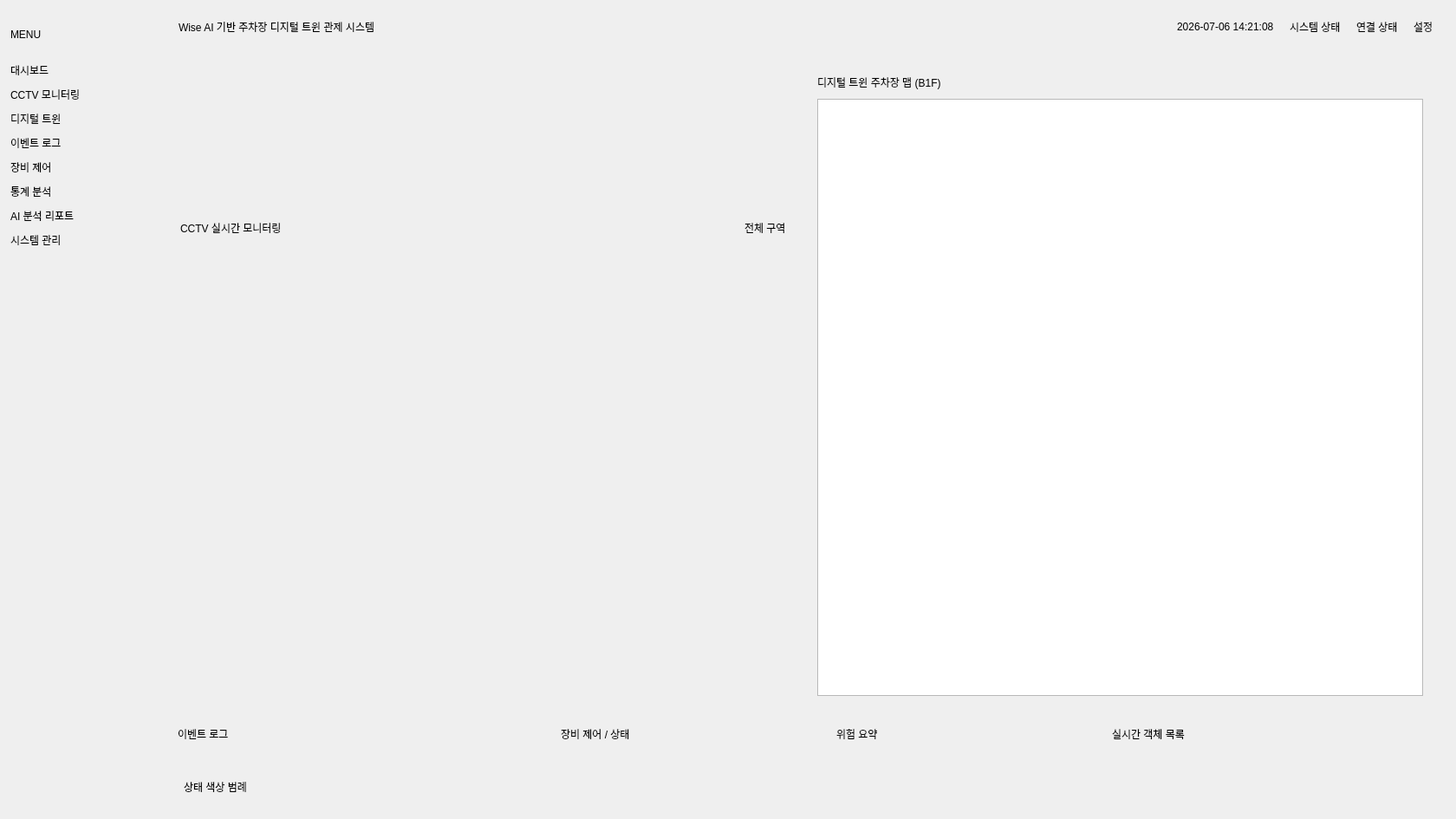
<?xml version="1.0" encoding="UTF-8"?>
<ui version="4.0">
 <class>MainWindow</class>
 <widget class="QMainWindow" name="MainWindow">
  <property name="geometry">
   <rect>
    <x>0</x>
    <y>0</y>
    <width>1680</width>
    <height>945</height>
   </rect>
  </property>
  <property name="minimumSize">
   <size>
    <width>1280</width>
    <height>720</height>
   </size>
  </property>
  <property name="windowTitle">
   <string>Wise AI Parking Safety Control</string>
  </property>
  <widget class="QWidget" name="centralwidget">
   <layout class="QHBoxLayout" name="rootLayout">
    <property name="spacing">
     <number>0</number>
    </property>
    <property name="leftMargin">
     <number>0</number>
    </property>
    <property name="topMargin">
     <number>0</number>
    </property>
    <property name="rightMargin">
     <number>0</number>
    </property>
    <property name="bottomMargin">
     <number>0</number>
    </property>
    <item>
     <widget class="QFrame" name="sidebarFrame">
      <property name="minimumSize">
       <size>
        <width>178</width>
        <height>0</height>
       </size>
      </property>
      <property name="maximumSize">
       <size>
        <width>178</width>
        <height>16777215</height>
       </size>
      </property>
      <layout class="QVBoxLayout" name="sidebarLayout">
       <property name="spacing">
        <number>10</number>
       </property>
       <property name="leftMargin">
        <number>12</number>
       </property>
       <property name="topMargin">
        <number>18</number>
       </property>
       <property name="rightMargin">
        <number>12</number>
       </property>
       <property name="bottomMargin">
        <number>14</number>
       </property>
       <item>
        <widget class="QLabel" name="menuIconLabel">
         <property name="minimumSize">
          <size>
           <width>0</width>
           <height>44</height>
          </size>
         </property>
         <property name="text">
          <string>MENU</string>
         </property>
        </widget>
       </item>
       <item>
        <widget class="QLabel" name="navDashboard">
         <property name="text">
          <string>대시보드</string>
         </property>
        </widget>
       </item>
       <item>
        <widget class="QLabel" name="navCctv">
         <property name="text">
          <string>CCTV 모니터링</string>
         </property>
        </widget>
       </item>
       <item>
        <widget class="QLabel" name="navTwin">
         <property name="text">
          <string>디지털 트윈</string>
         </property>
        </widget>
       </item>
       <item>
        <widget class="QLabel" name="navEvents">
         <property name="text">
          <string>이벤트 로그</string>
         </property>
        </widget>
       </item>
       <item>
        <widget class="QLabel" name="navControl">
         <property name="text">
          <string>장비 제어</string>
         </property>
        </widget>
       </item>
       <item>
        <widget class="QLabel" name="navStats">
         <property name="text">
          <string>통계 분석</string>
         </property>
        </widget>
       </item>
       <item>
        <widget class="QLabel" name="navReports">
         <property name="text">
          <string>AI 분석 리포트</string>
         </property>
        </widget>
       </item>
       <item>
        <widget class="QLabel" name="navSystem">
         <property name="text">
          <string>시스템 관리</string>
         </property>
        </widget>
       </item>
       <item>
        <spacer name="sidebarSpacer">
         <property name="orientation">
          <enum>Qt::Orientation::Vertical</enum>
         </property>
         <property name="sizeHint" stdset="0">
          <size>
           <width>20</width>
           <height>40</height>
          </size>
         </property>
        </spacer>
       </item>
      </layout>
     </widget>
    </item>
    <item>
     <layout class="QVBoxLayout" name="mainContentLayout">
      <property name="spacing">
       <number>14</number>
      </property>
      <property name="leftMargin">
       <number>18</number>
      </property>
      <property name="topMargin">
       <number>0</number>
      </property>
      <property name="rightMargin">
       <number>26</number>
      </property>
      <property name="bottomMargin">
       <number>14</number>
      </property>
      <item>
       <widget class="QFrame" name="topBarFrame">
        <property name="minimumSize">
         <size>
          <width>0</width>
          <height>62</height>
         </size>
        </property>
        <property name="maximumSize">
         <size>
          <width>16777215</width>
          <height>62</height>
         </size>
        </property>
        <layout class="QHBoxLayout" name="topBarLayout">
         <property name="spacing">
          <number>18</number>
         </property>
         <property name="leftMargin">
          <number>10</number>
         </property>
         <property name="topMargin">
          <number>0</number>
         </property>
         <property name="rightMargin">
          <number>0</number>
         </property>
         <property name="bottomMargin">
          <number>0</number>
         </property>
         <item>
          <widget class="QLabel" name="titleLabel">
           <property name="text">
            <string>Wise AI 기반 주차장 디지털 트윈 관제 시스템</string>
           </property>
          </widget>
         </item>
         <item>
          <spacer name="topSpacer">
           <property name="orientation">
            <enum>Qt::Orientation::Horizontal</enum>
           </property>
           <property name="sizeHint" stdset="0">
            <size>
             <width>40</width>
             <height>20</height>
            </size>
           </property>
          </spacer>
         </item>
         <item>
          <widget class="QLabel" name="dateLabel">
           <property name="text">
            <string>2026-07-06 14:21:08</string>
           </property>
          </widget>
         </item>
         <item>
          <widget class="QLabel" name="systemStatusLabel">
           <property name="text">
            <string>시스템 상태</string>
           </property>
          </widget>
         </item>
         <item>
          <widget class="QLabel" name="connectionStatusLabel">
           <property name="text">
            <string>연결 상태</string>
           </property>
          </widget>
         </item>
         <item>
          <widget class="QLabel" name="settingsLabel">
           <property name="text">
            <string>설정</string>
           </property>
          </widget>
         </item>
        </layout>
       </widget>
      </item>
      <item>
       <widget class="QFrame" name="topSectionFrame">
        <property name="minimumSize">
         <size>
          <width>0</width>
          <height>0</height>
         </size>
        </property>
        <layout class="QHBoxLayout" name="topSectionLayout">
         <property name="spacing">
          <number>12</number>
         </property>
         <property name="leftMargin">
          <number>0</number>
         </property>
         <property name="topMargin">
          <number>0</number>
         </property>
         <property name="rightMargin">
          <number>0</number>
         </property>
         <property name="bottomMargin">
          <number>0</number>
         </property>
         <item>
          <widget class="QFrame" name="cctvCard">
           <property name="minimumSize">
            <size>
             <width>0</width>
             <height>0</height>
            </size>
           </property>
           <layout class="QVBoxLayout" name="cctvCardLayout">
            <property name="spacing">
             <number>10</number>
            </property>
            <property name="leftMargin">
             <number>12</number>
            </property>
            <property name="topMargin">
             <number>10</number>
            </property>
            <property name="rightMargin">
             <number>12</number>
            </property>
            <property name="bottomMargin">
             <number>12</number>
            </property>
            <item>
             <layout class="QHBoxLayout" name="cctvHeaderLayout">
              <item>
               <widget class="QLabel" name="monitorTitleLabel">
                <property name="text">
                 <string>CCTV 실시간 모니터링</string>
                </property>
               </widget>
              </item>
              <item>
               <spacer name="monitorHeaderSpacer">
                <property name="orientation">
                 <enum>Qt::Orientation::Horizontal</enum>
                </property>
                <property name="sizeHint" stdset="0">
                 <size>
                  <width>40</width>
                  <height>20</height>
                 </size>
                </property>
               </spacer>
              </item>
              <item>
               <widget class="QLabel" name="cameraSelectLabel">
                <property name="sizePolicy">
                 <sizepolicy hsizetype="Fixed" vsizetype="Preferred">
                  <horstretch>0</horstretch>
                  <verstretch>0</verstretch>
                 </sizepolicy>
                </property>
                <property name="text">
                 <string>전체 구역</string>
                </property>
               </widget>
              </item>
             </layout>
            </item>
            <item>
             <layout class="QGridLayout" name="videoGridLayout">
              <property name="spacing">
               <number>8</number>
              </property>
              <item row="0" column="0">
               <widget class="ClickableVideoWidget" name="camView1" native="true"/>
              </item>
              <item row="0" column="1">
               <widget class="ClickableVideoWidget" name="camView2" native="true"/>
              </item>
              <item row="1" column="0">
               <widget class="ClickableVideoWidget" name="camView3" native="true"/>
              </item>
              <item row="1" column="1">
               <widget class="ClickableVideoWidget" name="camView4" native="true"/>
              </item>
             </layout>
            </item>
           </layout>
          </widget>
         </item>
         <item>
          <widget class="QFrame" name="mapCard">
           <property name="minimumSize">
            <size>
             <width>0</width>
             <height>0</height>
            </size>
           </property>
           <layout class="QVBoxLayout" name="mapCardLayout">
            <property name="spacing">
             <number>10</number>
            </property>
            <property name="leftMargin">
             <number>12</number>
            </property>
            <property name="topMargin">
             <number>10</number>
            </property>
            <property name="rightMargin">
             <number>12</number>
            </property>
            <property name="bottomMargin">
             <number>12</number>
            </property>
            <item>
             <widget class="QLabel" name="mapTitleLabel">
              <property name="text">
               <string>디지털 트윈 주차장 맵 (B1F)</string>
              </property>
             </widget>
            </item>
            <item>
             <widget class="DigitalTwinMapWidget" name="digitalTwinMapWidget"/>
            </item>
           </layout>
          </widget>
         </item>
        </layout>
       </widget>
      </item>
      <item>
       <widget class="QFrame" name="bottomSectionFrame">
        <property name="minimumSize">
         <size>
          <width>0</width>
          <height>0</height>
         </size>
        </property>
        <layout class="QHBoxLayout" name="bottomSectionLayout">
         <property name="spacing">
          <number>12</number>
         </property>
         <property name="leftMargin">
          <number>0</number>
         </property>
         <property name="topMargin">
          <number>0</number>
         </property>
         <property name="rightMargin">
          <number>0</number>
         </property>
         <property name="bottomMargin">
          <number>0</number>
         </property>
         <item>
          <widget class="QFrame" name="eventLogCard">
           <property name="minimumSize">
            <size>
             <width>430</width>
             <height>0</height>
            </size>
           </property>
           <layout class="QVBoxLayout" name="eventLogLayout">
            <item>
             <widget class="QLabel" name="eventLogTitleLabel">
              <property name="text">
               <string>이벤트 로그</string>
              </property>
             </widget>
            </item>
            <item>
             <widget class="QFrame" name="eventLogBodyFrame"/>
            </item>
           </layout>
          </widget>
         </item>
         <item>
          <widget class="QFrame" name="deviceStatusCard">
           <property name="minimumSize">
            <size>
             <width>250</width>
             <height>0</height>
            </size>
           </property>
           <layout class="QVBoxLayout" name="deviceStatusLayout">
            <item>
             <widget class="QLabel" name="deviceStatusTitleLabel">
              <property name="text">
               <string>장비 제어 / 상태</string>
              </property>
             </widget>
            </item>
            <item>
             <widget class="QFrame" name="deviceStatusBodyFrame"/>
            </item>
           </layout>
          </widget>
         </item>
         <item>
          <widget class="QFrame" name="riskSummaryCard">
           <property name="minimumSize">
            <size>
             <width>250</width>
             <height>0</height>
            </size>
           </property>
           <layout class="QVBoxLayout" name="riskSummaryLayout">
            <item>
             <widget class="QLabel" name="riskSummaryTitleLabel">
              <property name="text">
               <string>위험 요약</string>
              </property>
             </widget>
            </item>
            <item>
             <widget class="QFrame" name="riskSummaryBodyFrame"/>
            </item>
           </layout>
          </widget>
         </item>
         <item>
          <widget class="QFrame" name="objectListCard">
           <property name="minimumSize">
            <size>
             <width>380</width>
             <height>0</height>
            </size>
           </property>
           <layout class="QVBoxLayout" name="objectListLayout">
            <item>
             <widget class="QLabel" name="objectListTitleLabel">
              <property name="text">
               <string>실시간 객체 목록</string>
              </property>
             </widget>
            </item>
            <item>
             <widget class="QFrame" name="objectListBodyFrame"/>
            </item>
           </layout>
          </widget>
         </item>
        </layout>
       </widget>
      </item>
      <item>
       <widget class="QFrame" name="legendFrame">
        <property name="minimumSize">
         <size>
          <width>0</width>
          <height>46</height>
         </size>
        </property>
        <property name="maximumSize">
         <size>
          <width>16777215</width>
          <height>46</height>
         </size>
        </property>
        <layout class="QHBoxLayout" name="legendLayout">
         <property name="leftMargin">
          <number>16</number>
         </property>
         <property name="topMargin">
          <number>0</number>
         </property>
         <property name="rightMargin">
          <number>16</number>
         </property>
         <property name="bottomMargin">
          <number>0</number>
         </property>
         <item>
          <widget class="QLabel" name="legendLabel">
           <property name="text">
            <string>상태 색상 범례</string>
           </property>
          </widget>
         </item>
         <item>
          <spacer name="legendSpacer">
           <property name="orientation">
            <enum>Qt::Orientation::Horizontal</enum>
           </property>
           <property name="sizeHint" stdset="0">
            <size>
             <width>40</width>
             <height>20</height>
            </size>
           </property>
          </spacer>
         </item>
        </layout>
       </widget>
      </item>
     </layout>
    </item>
   </layout>
  </widget>
 </widget>
 <customwidgets>
  <customwidget>
   <class>ClickableVideoWidget</class>
   <extends>QWidget</extends>
   <header>ClickableVideoWidget.h</header>
   <container>1</container>
  </customwidget>
  <customwidget>
   <class>DigitalTwinMapWidget</class>
   <extends>QGraphicsView</extends>
   <header>DigitalTwinMapWidget.h</header>
  </customwidget>
 </customwidgets>
 <resources/>
 <connections/>
</ui>
